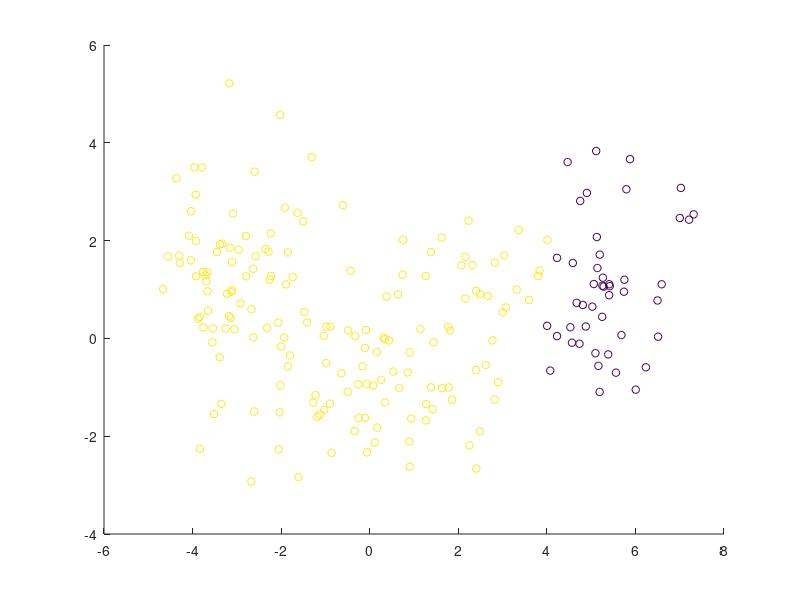

MATLAB code for this plot: (Note: this script raises an error after producing the figure.)
d0 = importdata('pcaseeds2.txt');
d = importdata('output.dat');
scatter(d0(:,1), d0(:,2),30,d(:,4));
figure()
histogram(d(:,4))
